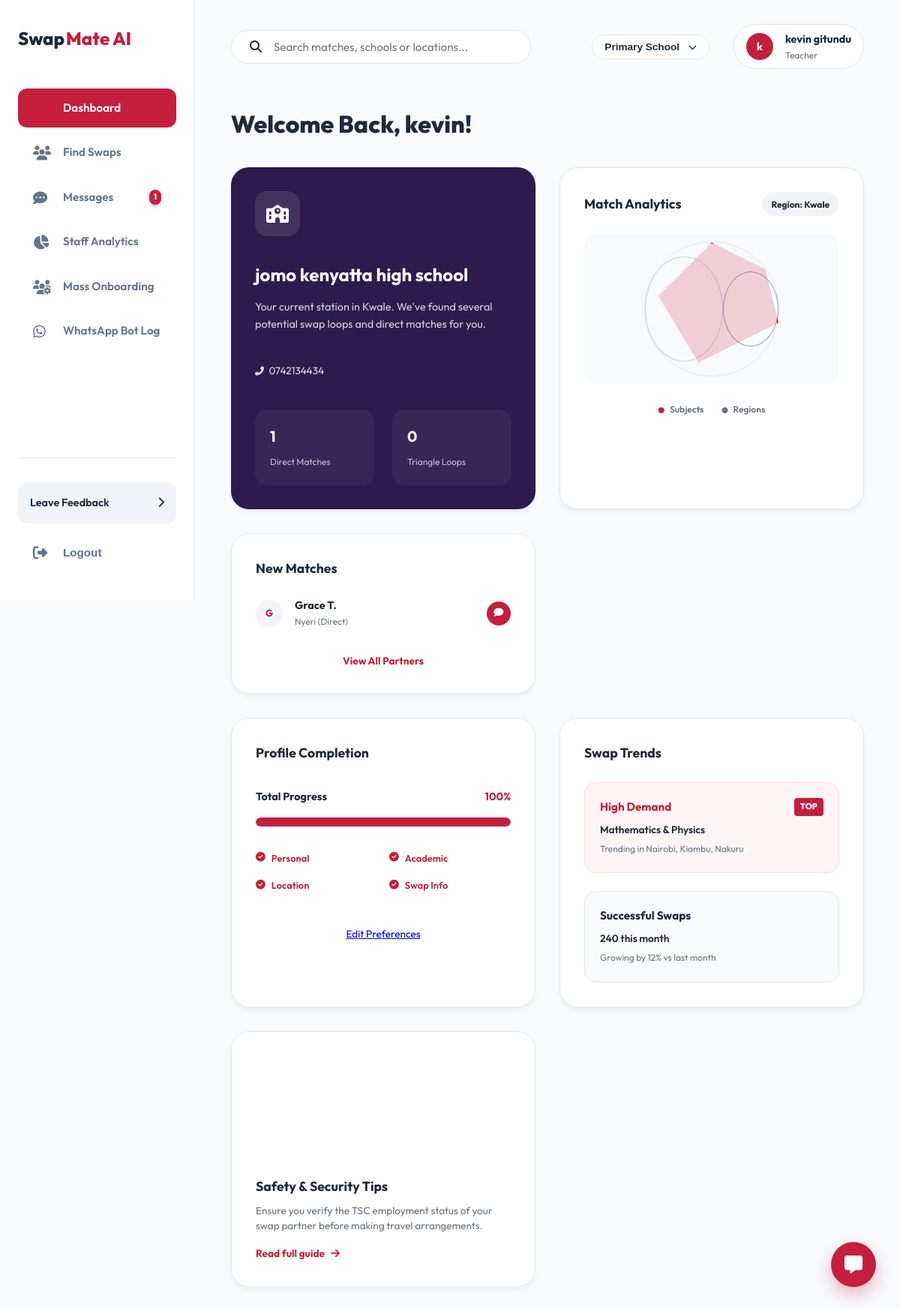
The app's page /accounts/dashboard/ (signed in) with its own data.
### accounts/models.py (models this page shows, shortened)
class TeacherProfile(models.Model):
    LEVEL_CHOICES = [
        ('PRIMARY', 'Primary School'),
        ('JSS', 'Junior Secondary School (JSS)'),
        ('SENIOR', 'Senior/High School'),
    ]
    user = models.OneToOneField(User, on_delete=models.CASCADE, related_name='profile')
    school_name = models.CharField(max_length=255, null=True, blank=True)
    level = models.CharField(max_length=20, choices=LEVEL_CHOICES, null=True, blank=True)
    county = models.ForeignKey('locations.County', on_delete=models.SET_NULL, null=True, related_name='teachers')
    sub_county = models.ForeignKey('locations.SubCounty', on_delete=models.SET_NULL, null=True, related_name='teachers')
    ward = models.ForeignKey('locations.Ward', on_delete=models.SET_NULL, null=True, related_name='teachers')
    def get_completion_stats(self):
        steps = {
            'personal': bool(self.user.first_name and self.user.last_name),
            'academic': bool(self.school_name and self.level),
            'location': bool(self.county and self.sub_county and self.ward),
            'swap': bool(self.preferred_locations.exists()) if self.level == 'PRIMARY' else bool(self.teaching_subjects.exists() and self.preferred_locations.exists())
        }
        completed_count = sum(steps.values())
        percentage = (completed_count / 4) * 100
        next_step_url = 'accounts:step_personal'
        if not steps['personal']: next_step_url = 'accounts:step_personal'
        elif not steps['academic']: next_step_url = 'accounts:step_academic'
        elif not steps['location']: next_step_url = 'accounts:step_location'
        elif not steps['swap']: next_step_url = 'accounts:step_swap'
        return {
            'percentage': int(percentage),
            'steps': steps,
            'is_complete': percentage == 100,
            'next_step_url': next_step_url
        }

class User(AbstractBaseUser, PermissionsMixin):
    phone_number = models.CharField(max_length=15, unique=True)
    first_name = models.CharField(max_length=30, blank=True)
    last_name = models.CharField(max_length=30, blank=True)
    email = models.EmailField(unique=True, null=True, blank=True)
    is_active = models.BooleanField(default=True)
    is_staff = models.BooleanField(default=False)
    date_joined = models.DateTimeField(auto_now_add=True)
    last_seen = models.DateTimeField(null=True, blank=True)
    objects = CustomUserManager()
    USERNAME_FIELD = 'phone_number'
    REQUIRED_FIELDS = ['first_name', 'last_name']

### locations/models.py (models this page shows, shortened)
class County(models.Model):
    name = models.CharField(max_length=100, unique=True)
    class Meta:
        verbose_name_plural = "Counties"

### accounts/views.py (the view)
# urls.py: path('dashboard/', views.dashboard, name='dashboard'),
@login_required
def dashboard(request):
    profile, created = TeacherProfile.objects.get_or_create(user=request.user)
    if not profile.school_name or not profile.county:
        return redirect('accounts:step_personal')
    from .services import get_potential_matches, get_triangle_matches
    matches = get_potential_matches(profile)
    triangles = get_triangle_matches(profile)
    return render(request, 'accounts/dashboard.html', {
        'profile': profile,
        'potential_matches': matches,
        'triangle_matches': triangles
    })

### accounts/templates/accounts/dashboard.html (shortened to what this page needs)
{% extends 'core/base_app.html' %}
{% load static %}
{% block content %}
<div class="db-welcome" style="margin-bottom: 2rem;">
    <h1 style="font-size: 2rem; font-weight: 800;">Welcome Back, {{ user.first_name }}!</h1>
</div>
<div class="db-grid">
    <div class="db-card card-hero">
        <div class="hero-icon-box">
            <i class="fas fa-school"></i>
        </div>
        <h3 style="color: white;">{{ profile.school_name }}</h3>
        <p>Your current station in {{ profile.county.name }}. We've found several potential swap loops and direct matches for you.</p>
        <p style="margin-top: 0.5rem; font-size: 0.85rem; opacity: 0.85; display: flex; align-items: center; gap: 0.4rem;">
            <i class="fas fa-phone-alt" style="font-size: 0.75rem;"></i> {{ user.phone_number }}
        </p>
        <div class="hero-stats">
            <div class="stat-item-box">
                <strong>{{ potential_matches|length }}</strong>
                <span>Direct Matches</span>
            </div>
            <div class="stat-item-box">
                <strong>{{ triangle_matches|length }}</strong>
                <span>Triangle Loops</span>
            </div>
        </div>
    </div>
    <div class="db-card">
        <div style="display: flex; justify-content: space-between; align-items: center; margin-bottom: 1.5rem;">
            <h4 style="font-size: 1.1rem; font-weight: 700;">Match Analytics</h4>
            <div style="background: #f1f5f9; padding: 0.4rem 0.8rem; border-radius: 50px; font-size: 0.75rem; font-weight: 700;">Region: {{ profile.county.name }}</div>
        </div>
        <div class="chart-placeholder">
            <div style="position: relative; width: 180px; height: 180px; border: 1px solid #e2e8f0; border-radius: 50%; display: flex; align-items: center; justify-content: center;">
                <div style="width: 140px; height: 140px; border: 1px solid #cbd5e1; border-radius: 50%;"></div>
                <div style="width: 100px; height: 100px; border: 1px solid #94a3b8; border-radius: 50%;"></div>
                <div style="position: absolute; width: 100%; height: 100%; clip-path: polygon(50% 0%, 90% 20%, 100% 60%, 40% 90%, 10% 40%); background: rgba(197, 31, 61, 0.2); border: 2px solid var(--primary);"></div>
            </div>
        </div>
        <div style="display: flex; justify-content: center; gap: 1.5rem; margin-top: 1.5rem; font-size: 0.75rem; color: var(--text-muted); font-weight: 600;">
            <span><i class="fas fa-circle" style="color: var(--primary); font-size: 0.5rem; margin-right: 0.3rem;"></i> Subjects</span>
            <span><i class="fas fa-circle" style="color: #64748b; font-size: 0.5rem; margin-right: 0.3rem;"></i> Regions</span>
        </div>
    </div>
    <div class="db-card">
        <div style="display: flex; justify-content: space-between; align-items: center; margin-bottom: 0.5rem;">
            <h4 style="font-size: 1.1rem; font-weight: 700;">New Matches</h4>
        </div>
        <div class="member-list">
            {% if not potential_matches and not triangle_matches %}
                <p style="font-size: 0.9rem; color: var(--text-muted); margin-top: 2rem; text-align: center;">Searching for new partners...</p>
            {% else %}
                {% for match in potential_matches|slice:":3" %}
                    <div class="member-item">
                        <div class="member-info">
                            <div class="match-avatar-xs">{{ match.user.first_name|first }}</div>
                            <div class="member-name-wrap">
                                <span class="member-name">{{ match.user.first_name }} {{ match.user.last_name|slice:":1" }}.</span>
                                <span class="member-sub">{{ match.county.name }} (Direct)</span>
                            </div>
                        </div>
                        <a href="{% url 'messenger:start_chat' match.user.id %}" class="member-score" style="text-decoration: none; color: white; background: var(--primary);"><i class="fas fa-comment"></i></a>
                    </div>
                {% endfor %}
            {% endif %}
        </div>
        <a href="{% url 'accounts:find_swaps' %}" style="display: block; text-align: center; margin-top: 2rem; font-size: 0.85rem; font-weight: 700; color: var(--primary); text-decoration: none;">View All Partners</a>
    </div>
</div>
<div class="db-grid-bottom">
    <div class="db-card">
        <h4 style="font-size: 1.1rem; font-weight: 700; margin-bottom: 1.5rem;">Profile Completion</h4>
        {% with stats=profile.get_completion_stats %}
        <div style="margin-top: 2rem;">
            <div style="display: flex; justify-content: space-between; margin-bottom: 1rem; font-size: 0.9rem; font-weight: 700;">
                <span>Total Progress</span>
                <span style="color: var(--primary);">{{ stats.percentage }}%</span>
            </div>
            <div class="progress-bar" style="height: 12px; background: #f1f5f9;">
                <div class="progress-fill" style="width: {{ stats.percentage }}%; height: 100%;"></div>
            </div>
            <div style="display: grid; grid-template-columns: 1fr 1fr; gap: 1rem; margin-top: 2rem;">
                <div style="display: flex; align-items: center; gap: 0.5rem; font-size: 0.8rem; color: {% if stats.steps.personal %}var(--primary){% else %}var(--text-muted){% endif %}; font-weight: 600;">
                    <i class="fas fa-check-circle"></i> Personal
                </div>
                <div style="display: flex; align-items: center; gap: 0.5rem; font-size: 0.8rem; color: {% if stats.steps.academic %}var(--primary){% else %}var(--text-muted){% endif %}; font-weight: 600;">
                    <i class="fas fa-check-circle"></i> Academic
                </div>
                <div style="display: flex; align-items: center; gap: 0.5rem; font-size: 0.8rem; color: {% if stats.steps.location %}var(--primary){% else %}var(--text-muted){% endif %}; font-weight: 600;">
                    <i class="fas fa-check-circle"></i> Location
                </div>
                <div style="display: flex; align-items: center; gap: 0.5rem; font-size: 0.8rem; color: {% if stats.steps.swap %}var(--primary){% else %}var(--text-muted){% endif %}; font-weight: 600;">
                    <i class="fas fa-check-circle"></i> Swap Info
                </div>
            </div>
            <div style="display: flex; gap: 1rem; margin-top: 2rem;">
                <a href="{% url 'accounts:step_swap' %}" class="btn-match-outline" style="flex: 1; padding: 0.8rem; font-size: 0.85rem; text-align: center;">Edit Preferences</a>
            </div>
        </div>
        {% endwith %}
    </div>
    <div class="db-card">
        <h4 style="font-size: 1.1rem; font-weight: 700; margin-bottom: 1.5rem;">Swap Trends</h4>
        <div style="display: flex; flex-direction: column; gap: 1.5rem; margin-top: 1rem;">
            <div style="padding: 1.25rem; background: #fff5f6; border-radius: 16px; border: 1px solid rgba(197, 31, 61, 0.1);">
                <div style="display: flex; justify-content: space-between; align-items: center; margin-bottom: 0.5rem;">
                    <strong style="font-size: 0.95rem; color: var(--primary);">High Demand</strong>
                    <span style="font-size: 0.7rem; font-weight: 800; background: var(--primary); color: white; padding: 0.2rem 0.5rem; border-radius: 4px;">TOP</span>
                </div>
                <p style="font-size: 0.85rem; color: var(--text-dark); font-weight: 600;">Mathematics & Physics</p>
                <span style="font-size: 0.75rem; color: var(--text-muted);">Trending in Nairobi, Kiambu, Nakuru</span>
            </div>
            <div style="padding: 1.25rem; background: #f8fafc; border-radius: 16px; border: 1px solid var(--border);">
                <strong style="display: block; font-size: 0.95rem; margin-bottom: 0.5rem;">Successful Swaps</strong>
                <p style="font-size: 0.85rem; color: var(--text-dark); font-weight: 600;">240 this month</p>
                <span style="font-size: 0.75rem; color: var(--text-muted);">Growing by 12% vs last month</span>
            </div>
        </div>
    </div>
    <div class="db-card learning-card">
        <div class="learning-img"></div>
        <div class="learning-content">
            <h4>Safety & Security Tips</h4>
            <p>Ensure you verify the TSC employment status of your swap partner before making travel arrangements.</p>
            <a href="#" class="btn-read-more">Read full guide <i class="fas fa-arrow-right"></i></a>
        </div>
    </div>
</div>
{% endblock %}

### core/templates/core/base_app.html (shortened to what this page needs)
{% load static %}
<!DOCTYPE html>
<html lang="en">
<head>
    <link rel="stylesheet" href="https://cdnjs.cloudflare.com/ajax/libs/font-awesome/6.4.0/css/all.min.css">
    <link rel="stylesheet" href="{% static 'core/css/style.css' %}">
</head>
<body>
    <div class="app-layout">
        <aside class="app-sidebar" id="app-sidebar">
            <a href="/" class="logo" style="color: var(--text-dark); font-weight: 800;">Swap<span>Mate AI</span></a>
            <nav class="sidebar-nav">
                <a href="{% url 'accounts:dashboard' %}" class="nav-item {% if request.resolver_match.url_name == 'dashboard' %}active{% endif %}">
                    Dashboard
                </a>
                <a href="{% url 'accounts:find_swaps' %}" class="nav-item {% if request.resolver_match.url_name == 'find_swaps' %}active{% endif %}">
                    <i class="fas fa-users"></i>
                    Find Swaps
                </a>
                <a href="{% url 'messenger:inbox' %}" class="nav-item {% if '/messenger/' in request.path %}active{% endif %}">
                    <i class="fas fa-comment-dots"></i>
                    Messages
                    <span id="global-unread-badge" class="badge-unread" {% if not unread_messages_count or unread_messages_count == 0 %}style="display:none;"{% endif %}>
                        {{ unread_messages_count }}
                    </span>
                </a>
                {% if user.is_staff %}
                <a href="{% url 'accounts:staff_dashboard' %}" class="nav-item {% if request.resolver_match.url_name == 'staff_dashboard' %}active{% endif %}">
                    <i class="fas fa-chart-pie"></i>
                    Staff Analytics
                </a>
                <a href="{% url 'messenger:bulk_onboard' %}" class="nav-item {% if request.resolver_match.url_name == 'bulk_onboard' %}active{% endif %}">
                    <i class="fas fa-users-cog"></i>
                    Mass Onboarding
                </a>
                <a href="{% url 'messenger:whatsapp_admin' %}" class="nav-item {% if request.resolver_match.url_name == 'whatsapp_admin' %}active{% endif %}">
                    <i class="fab fa-whatsapp"></i>
                    WhatsApp Bot Log
                </a>
                {% endif %}
            </nav>
            <div class="sidebar-footer">
                <a href="#" class="feedback-card">
                    <span>Leave Feedback</span>
                    <i class="fas fa-chevron-right"></i>
                </a>
                <form action="{% url 'accounts:logout' %}" method="post" style="margin-top: 1rem;">
                    <button type="submit" class="nav-item" style="width: 100%; border: none; background: none; cursor: pointer; text-align: left;">
                        <i class="fas fa-sign-out-alt"></i>
                        Logout
                    </button>
                </form>
            </div>
        </aside>
        <main class="app-main">
            <header class="app-header">
                <div class="header-search">
                    <i class="fas fa-search"></i>
                    <input type="text" placeholder="Search matches, schools or locations...">
                </div>
                <div class="header-actions">
                    <div class="dropdown">
                        <button class="btn-secondary" style="padding: 0.5rem 1rem; border-radius: 50px; font-size: 0.85rem;">
                            {{ profile.get_level_display }} <i class="fas fa-chevron-down" style="margin-left: 0.5rem; font-size: 0.7rem;"></i>
                        </button>
                    </div>
                    <div class="user-pill">
                        <div class="avatar-small">{{ user.first_name|first }}</div>
                        <div class="user-info-text">
                            <strong>{{ user.first_name }} {{ user.last_name }}</strong>
                            <span>Teacher</span>
                        </div>
                    </div>
                </div>
            </header>
            {% block content %}{% endblock %}
        </main>
    </div>
    <div class="chat-widget" id="chat-toggle-new" style="bottom: 2rem; right: 2rem;">
        <i class="fas fa-comment-alt" style="font-size: 1.5rem;"></i>
    </div>
</body>
</html>

### records on screen
TeacherProfile: level "Primary School", school_name "jomo kenyatta high school", county.name "Kwale"
User: first_name|first "k", first_name "kevin", last_name "gitundu", phone_number "0742134434"
TeacherProfile: user.first_name|first "G", user.first_name "Grace", user.last_name "T", county.name "Nyeri"

### other values on screen
{{ unread_messages_count }} "1"
{{ potential_matches|length }} "1"
{{ triangle_matches|length }} "0"
{{ stats.percentage }} "100"
